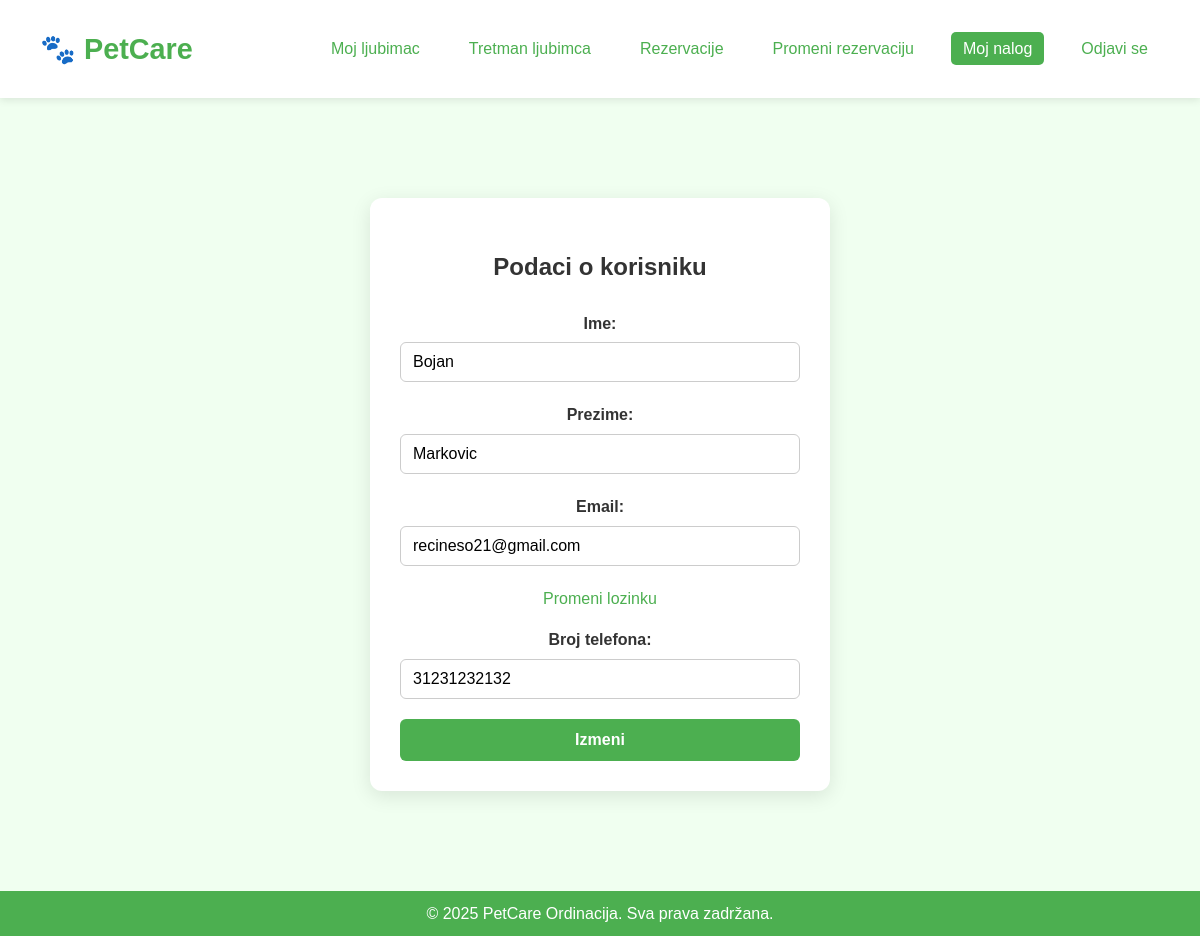
/user_information.php (signed in), run on an earlier commit of the app's database.
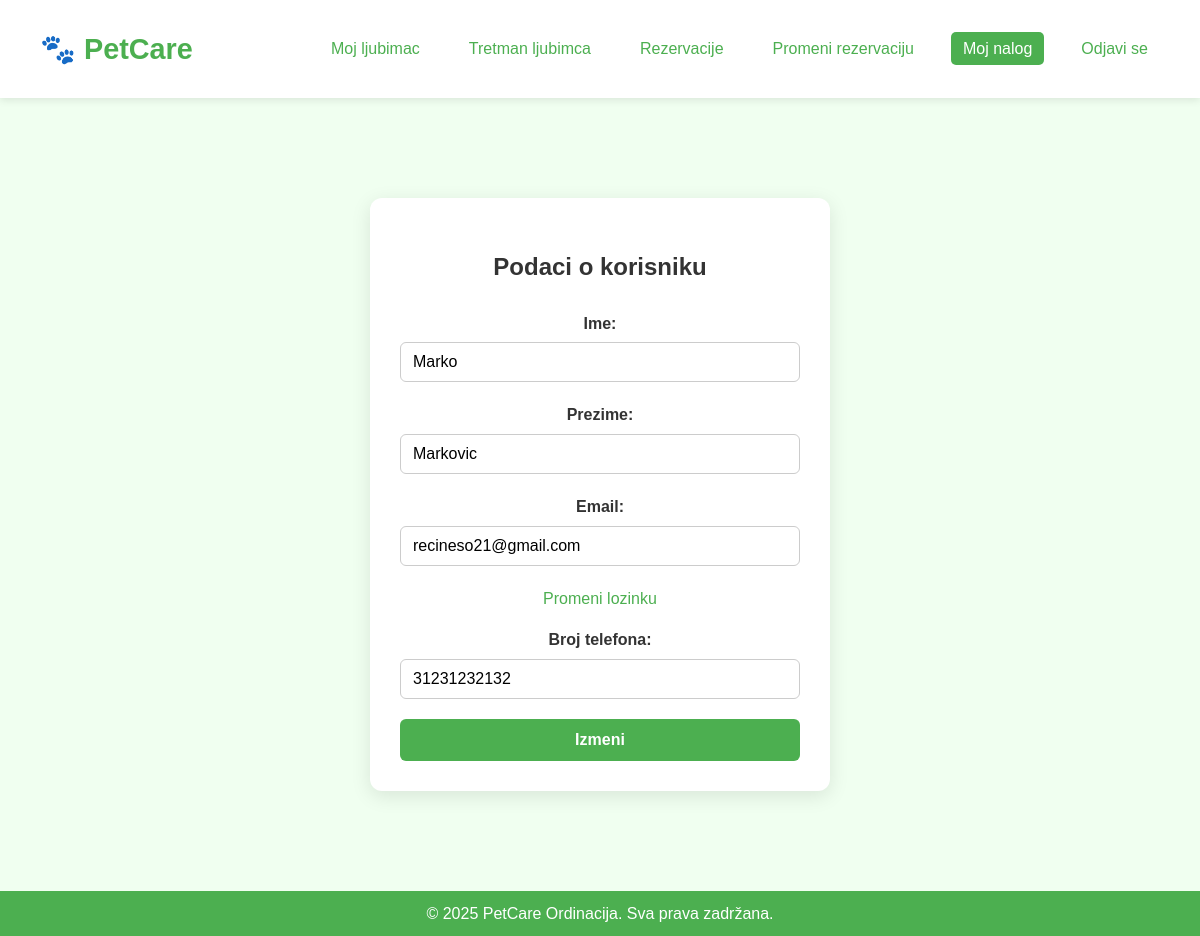
And on a later commit of the database.
### tables this page shows
CREATE TABLE `users` (
  `id` int(10) UNSIGNED NOT NULL,
  `first_name` varchar(100) NOT NULL,
  `last_name` varchar(100) NOT NULL,
  `email` varchar(255) NOT NULL,
  `password` varchar(255) NOT NULL,
  `phone_number` varchar(20) DEFAULT NULL,
  `address` text DEFAULT NULL,
  `active` tinyint(1) DEFAULT 1,
  `negative_points` int(10) UNSIGNED DEFAULT 0,
  `role_id` int(10) UNSIGNED DEFAULT NULL
);

### functions.php (called while the page is built, shortened)
<?php
function get_user_profile($pdo, $user_id) {
    $stmt = $pdo->prepare("SELECT first_name, last_name, email, phone_number FROM users WHERE id = ?");
    $stmt->execute([$user_id]);
    return $stmt->fetch();
}

### user_information.php (the view, shortened to what this page needs)
<?php
require_once 'functions.php';
$user_id = $_SESSION['user_id'];
$user = get_user_profile($pdo, $user_id);
?>
<!DOCTYPE html>
<html lang="en">
<head>
    <link rel="stylesheet" href="css/css.css">
</head>
<body class="login-page">
<header>
    <div class="logo">🐾 PetCare</div>
    <nav>
        <ul>
            <li><a href="pet_information.php">Moj ljubimac</a></li>
            <li><a href="pet_treatments.php">Tretman ljubimca</a></li>
            <li><a href="users_reservation.php">Rezervacije</a></li>
            <li><a href="change_reservation.php">Promeni rezervaciju</a></li>
            <li><a href="user_information.php" class="active">Moj nalog</a></li>
            <li><a href="logout.php">Odjavi se</a></li>
        </ul>
    </nav>
</header>
<main>
    <section class="form-section">
        <h2 class="form-title">Podaci o korisniku</h2>
        <form method="POST">
            <div class="form-group">
                <label for="first_name" class="form-label">Ime:</label>
                <input type="text" id="first_name" name="first_name" value="<?= htmlspecialchars($user['first_name']) ?>" class="form-input">
            </div>
            <div class="form-group">
                <label for="last_name" class="form-label">Prezime:</label>
                <input type="text" id="last_name" name="last_name" value="<?= htmlspecialchars($user['last_name']) ?>" class="form-input">
            </div>
            <div class="form-group">
                <label for="email" class="form-label">Email:</label>
                <input type="email" id="email" name="email" value="<?= htmlspecialchars($user['email']) ?>" class="form-input">
            </div>
            <p class="register-link"><a href="password_reset.php">Promeni lozinku</a></p>
            <div class="form-group">
                <label for="phone" class="form-label">Broj telefona:</label>
                <input type="tel" id="phone" name="phone" value="<?= htmlspecialchars($user['phone_number']) ?>" class="form-input">
            </div>
            <button type="submit" class="cta-button">Izmeni</button>
        </form>
    </section>
</main>
</body>
<footer class="custom-footer">
    <div class="footer-content">
        &copy; 2025 PetCare Ordinacija. Sva prava zadržana.
    </div>
</footer>
</html>

What changed in the data, as far as the page shows it:
changed users "Markovic": first_name "Bojan" → "Marko"
